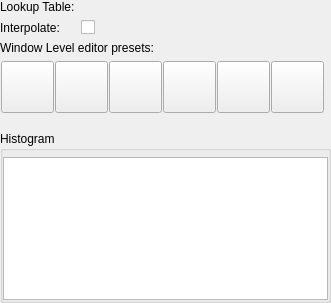
<?xml version="1.0" encoding="UTF-8"?>
<ui version="4.0">
 <class>qSlicerScalarVolumeDisplayWidget</class>
 <widget class="qSlicerWidget" name="qSlicerScalarVolumeDisplayWidget">
  <property name="geometry">
   <rect>
    <x>0</x>
    <y>0</y>
    <width>331</width>
    <height>303</height>
   </rect>
  </property>
  <property name="windowTitle">
   <string>Scalar Volume Display</string>
  </property>
  <layout class="QGridLayout" name="gridLayout" columnstretch="0,1">
   <property name="margin">
    <number>0</number>
   </property>
   <item row="0" column="0">
    <widget class="QLabel" name="LookupTableLabel">
     <property name="text">
      <string>Lookup Table:</string>
     </property>
    </widget>
   </item>
   <item row="0" column="1">
    <widget class="qMRMLColorTableComboBox" name="ColorTableComboBox">
     <property name="addEnabled">
      <bool>false</bool>
     </property>
     <property name="removeEnabled">
      <bool>false</bool>
     </property>
     <property name="showChildNodeTypes">
      <bool>true</bool>
     </property>
    </widget>
   </item>
   <item row="1" column="0">
    <widget class="QLabel" name="InterpolateLabel">
     <property name="text">
      <string>Interpolate:</string>
     </property>
    </widget>
   </item>
   <item row="1" column="1">
    <widget class="QCheckBox" name="InterpolateCheckbox">
     <property name="text">
      <string/>
     </property>
    </widget>
   </item>
   <item row="2" column="0" colspan="2">
    <widget class="QLabel" name="WindowLevelPresetsLabel">
     <property name="sizePolicy">
      <sizepolicy hsizetype="Preferred" vsizetype="Fixed">
       <horstretch>0</horstretch>
       <verstretch>0</verstretch>
      </sizepolicy>
     </property>
     <property name="text">
      <string>Window Level editor presets:</string>
     </property>
    </widget>
   </item>
   <item row="4" column="0" colspan="2">
    <widget class="qMRMLWindowLevelWidget" name="MRMLWindowLevelWidget"/>
   </item>
   <item row="5" column="0" colspan="2">
    <widget class="qMRMLVolumeThresholdWidget" name="MRMLVolumeThresholdWidget"/>
   </item>
   <item row="3" column="0" colspan="2">
    <widget class="QWidget" name="PresetsWidget" native="true">
     <property name="sizePolicy">
      <sizepolicy hsizetype="Expanding" vsizetype="Fixed">
       <horstretch>0</horstretch>
       <verstretch>0</verstretch>
      </sizepolicy>
     </property>
     <layout class="QHBoxLayout" name="horizontalLayout_2">
      <property name="spacing">
       <number>0</number>
      </property>
      <property name="margin">
       <number>0</number>
      </property>
      <item>
       <widget class="QToolButton" name="CTBonePresetToolButton">
        <property name="toolTip">
         <string>CT-bone: Emphasize bone in a CT volume.</string>
        </property>
        <property name="accessibleName">
         <string>CT-Bone</string>
        </property>
        <property name="text">
         <string/>
        </property>
        <property name="icon">
         <iconset resource="../qSlicerVolumesModule.qrc">
          <normaloff>:/Icons/WindowLevelPreset-CT-bone.png</normaloff>:/Icons/WindowLevelPreset-CT-bone.png</iconset>
        </property>
        <property name="iconSize">
         <size>
          <width>45</width>
          <height>45</height>
         </size>
        </property>
        <property name="toolButtonStyle">
         <enum>Qt::ToolButtonTextUnderIcon</enum>
        </property>
       </widget>
      </item>
      <item>
       <widget class="QToolButton" name="CTAirPresetToolButton">
        <property name="toolTip">
         <string>CT-air: Emphasize air in a CT volume.</string>
        </property>
        <property name="accessibleName">
         <string>CT-Air</string>
        </property>
        <property name="text">
         <string/>
        </property>
        <property name="icon">
         <iconset resource="../qSlicerVolumesModule.qrc">
          <normaloff>:/Icons/WindowLevelPreset-CT-air.png</normaloff>:/Icons/WindowLevelPreset-CT-air.png</iconset>
        </property>
        <property name="iconSize">
         <size>
          <width>45</width>
          <height>45</height>
         </size>
        </property>
        <property name="toolButtonStyle">
         <enum>Qt::ToolButtonTextUnderIcon</enum>
        </property>
       </widget>
      </item>
      <item>
       <widget class="QToolButton" name="PETPresetToolButton">
        <property name="toolTip">
         <string>PET: Preset for PET volume (use the Rainbow Color LUT).</string>
        </property>
        <property name="accessibleName">
         <string>PET</string>
        </property>
        <property name="text">
         <string/>
        </property>
        <property name="icon">
         <iconset resource="../qSlicerVolumesModule.qrc">
          <normaloff>:/Icons/WindowLevelPreset-PET.png</normaloff>:/Icons/WindowLevelPreset-PET.png</iconset>
        </property>
        <property name="iconSize">
         <size>
          <width>45</width>
          <height>45</height>
         </size>
        </property>
        <property name="toolButtonStyle">
         <enum>Qt::ToolButtonTextUnderIcon</enum>
        </property>
       </widget>
      </item>
      <item>
       <widget class="QToolButton" name="CTAbdomenPresetToolButton">
        <property name="sizePolicy">
         <sizepolicy hsizetype="Fixed" vsizetype="Fixed">
          <horstretch>0</horstretch>
          <verstretch>0</verstretch>
         </sizepolicy>
        </property>
        <property name="toolTip">
         <string>CT-AAA: View CT volume for AAA procedures.</string>
        </property>
        <property name="accessibleName">
         <string>CT-Abdomen</string>
        </property>
        <property name="text">
         <string/>
        </property>
        <property name="icon">
         <iconset resource="../qSlicerVolumesModule.qrc">
          <normaloff>:/Icons/WindowLevelPreset-AAA.png</normaloff>:/Icons/WindowLevelPreset-AAA.png</iconset>
        </property>
        <property name="iconSize">
         <size>
          <width>45</width>
          <height>45</height>
         </size>
        </property>
        <property name="toolButtonStyle">
         <enum>Qt::ToolButtonTextUnderIcon</enum>
        </property>
       </widget>
      </item>
      <item>
       <widget class="QToolButton" name="CTBrainPresetToolButton">
        <property name="sizePolicy">
         <sizepolicy hsizetype="Fixed" vsizetype="Fixed">
          <horstretch>0</horstretch>
          <verstretch>0</verstretch>
         </sizepolicy>
        </property>
        <property name="toolTip">
         <string>CT-brain: View brain CT volume.</string>
        </property>
        <property name="accessibleName">
         <string>CT-Brain</string>
        </property>
        <property name="text">
         <string/>
        </property>
        <property name="icon">
         <iconset resource="../qSlicerVolumesModule.qrc">
          <normaloff>:/Icons/WindowLevelPreset-Brain.png</normaloff>:/Icons/WindowLevelPreset-Brain.png</iconset>
        </property>
        <property name="iconSize">
         <size>
          <width>45</width>
          <height>45</height>
         </size>
        </property>
        <property name="toolButtonStyle">
         <enum>Qt::ToolButtonTextUnderIcon</enum>
        </property>
       </widget>
      </item>
      <item>
       <widget class="QToolButton" name="CTLungPresetToolButton">
        <property name="sizePolicy">
         <sizepolicy hsizetype="Fixed" vsizetype="Fixed">
          <horstretch>0</horstretch>
          <verstretch>0</verstretch>
         </sizepolicy>
        </property>
        <property name="toolTip">
         <string>CT-lung: View lung CT volume.</string>
        </property>
        <property name="accessibleName">
         <string>CT-Lung</string>
        </property>
        <property name="text">
         <string/>
        </property>
        <property name="icon">
         <iconset resource="../qSlicerVolumesModule.qrc">
          <normaloff>:/Icons/WindowLevelPreset-Lung.png</normaloff>:/Icons/WindowLevelPreset-Lung.png</iconset>
        </property>
        <property name="iconSize">
         <size>
          <width>45</width>
          <height>45</height>
         </size>
        </property>
        <property name="toolButtonStyle">
         <enum>Qt::ToolButtonTextUnderIcon</enum>
        </property>
       </widget>
      </item>
     </layout>
    </widget>
   </item>
   <item row="7" column="0" colspan="2">
    <spacer name="verticalSpacer">
     <property name="orientation">
      <enum>Qt::Vertical</enum>
     </property>
     <property name="sizeHint" stdset="0">
      <size>
       <width>20</width>
       <height>0</height>
      </size>
     </property>
    </spacer>
   </item>
   <item row="6" column="0" colspan="2">
    <widget class="ctkCollapsibleGroupBox" name="CollapsibleGroupBox">
     <property name="title">
      <string>Histogram</string>
     </property>
     <property name="checked">
      <bool>false</bool>
     </property>
     <layout class="QGridLayout" name="gridLayout_2">
      <property name="leftMargin">
       <number>0</number>
      </property>
      <property name="topMargin">
       <number>6</number>
      </property>
      <property name="rightMargin">
       <number>0</number>
      </property>
      <property name="bottomMargin">
       <number>0</number>
      </property>
      <item row="0" column="0">
       <widget class="ctkTransferFunctionView" name="TransferFunctionView">
        <property name="sizePolicy">
         <sizepolicy hsizetype="Expanding" vsizetype="Fixed">
          <horstretch>0</horstretch>
          <verstretch>0</verstretch>
         </sizepolicy>
        </property>
        <property name="minimumSize">
         <size>
          <width>0</width>
          <height>100</height>
         </size>
        </property>
       </widget>
      </item>
     </layout>
    </widget>
   </item>
  </layout>
 </widget>
 <customwidgets>
  <customwidget>
   <class>ctkCollapsibleGroupBox</class>
   <extends>QGroupBox</extends>
   <header>ctkCollapsibleGroupBox.h</header>
   <container>1</container>
  </customwidget>
  <customwidget>
   <class>ctkTransferFunctionView</class>
   <extends>QGraphicsView</extends>
   <header>ctkTransferFunctionView.h</header>
  </customwidget>
  <customwidget>
   <class>qMRMLColorTableComboBox</class>
   <extends>qMRMLNodeComboBox</extends>
   <header>qMRMLColorTableComboBox.h</header>
  </customwidget>
  <customwidget>
   <class>qMRMLNodeComboBox</class>
   <extends>QWidget</extends>
   <header>qMRMLNodeComboBox.h</header>
  </customwidget>
  <customwidget>
   <class>qMRMLVolumeThresholdWidget</class>
   <extends>QWidget</extends>
   <header>qMRMLVolumeThresholdWidget.h</header>
  </customwidget>
  <customwidget>
   <class>qMRMLWindowLevelWidget</class>
   <extends>QWidget</extends>
   <header>qMRMLWindowLevelWidget.h</header>
  </customwidget>
  <customwidget>
   <class>qSlicerWidget</class>
   <extends>QWidget</extends>
   <header>qSlicerWidget.h</header>
   <container>1</container>
  </customwidget>
 </customwidgets>
 <resources>
  <include location="../qSlicerVolumesModule.qrc"/>
 </resources>
 <connections>
  <connection>
   <sender>qSlicerScalarVolumeDisplayWidget</sender>
   <signal>mrmlSceneChanged(vtkMRMLScene*)</signal>
   <receiver>ColorTableComboBox</receiver>
   <slot>setMRMLScene(vtkMRMLScene*)</slot>
   <hints>
    <hint type="sourcelabel">
     <x>299</x>
     <y>273</y>
    </hint>
    <hint type="destinationlabel">
     <x>271</x>
     <y>17</y>
    </hint>
   </hints>
  </connection>
 </connections>
</ui>
